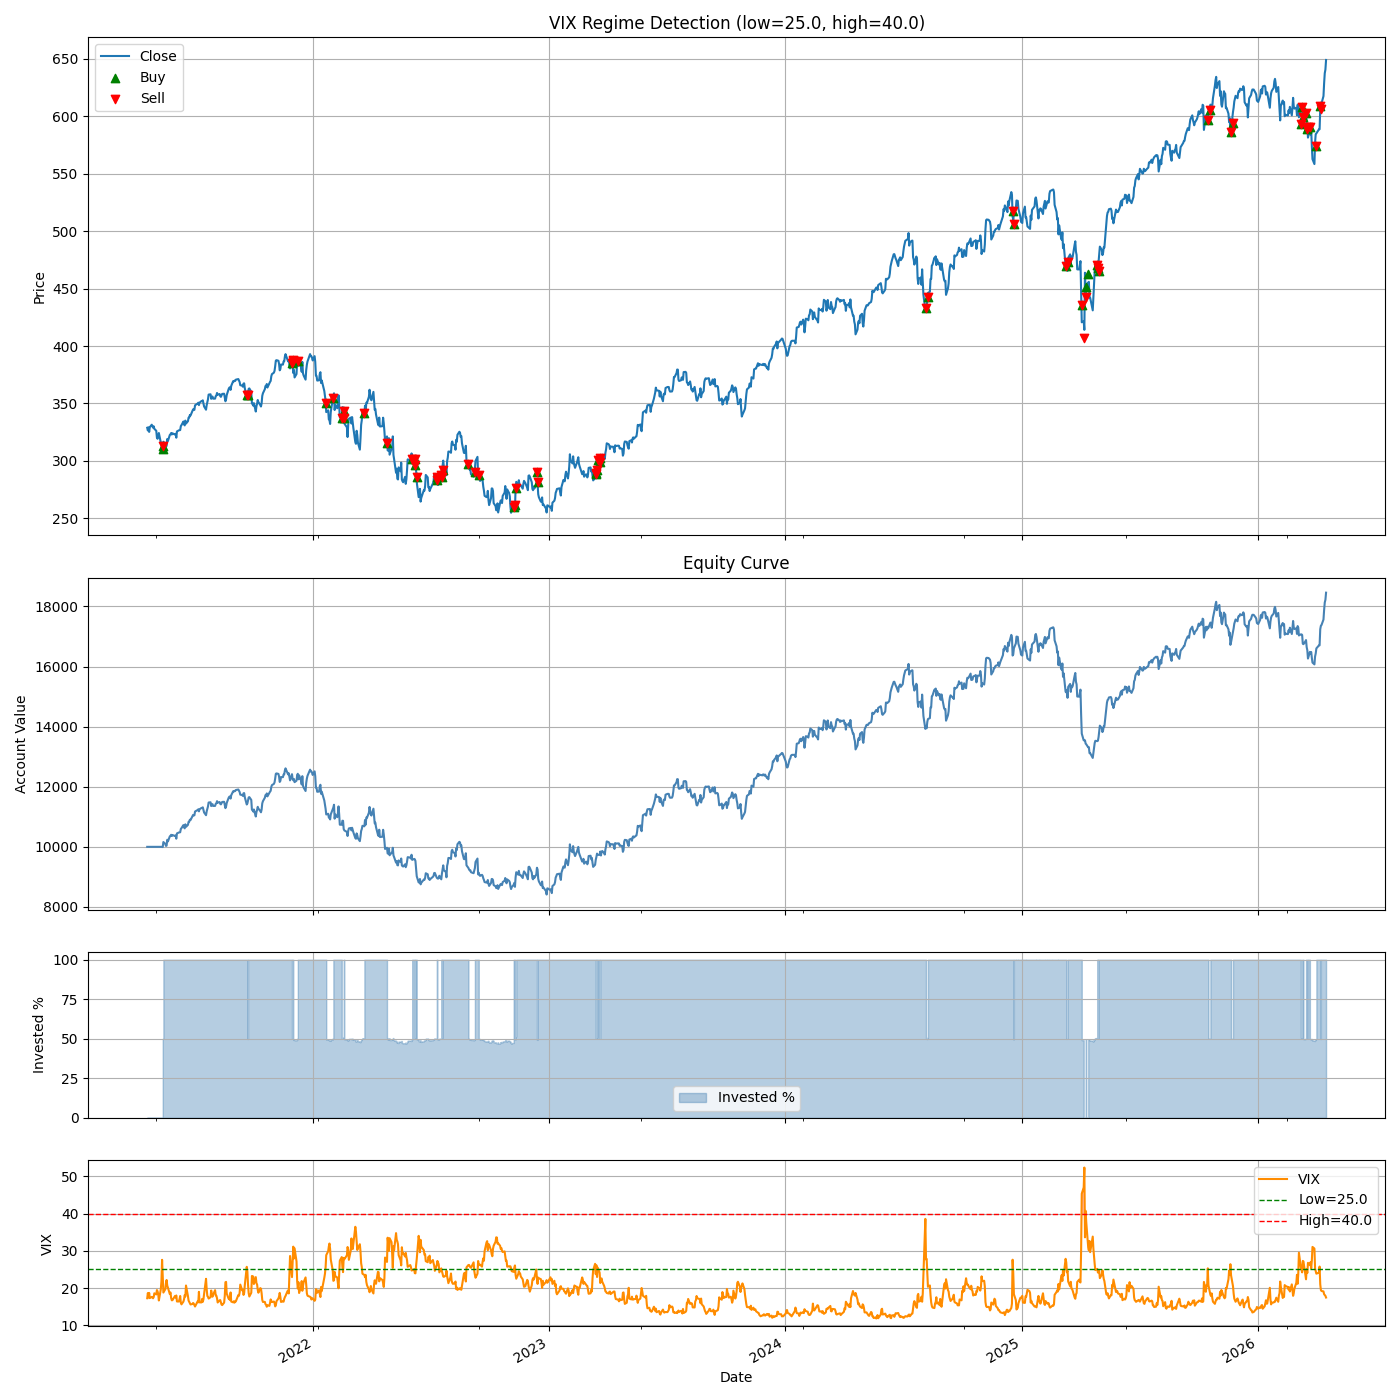

Reproduce this figure in Python.
"""
Backtest QQQ - VIX Regime Detection

Uses CBOE VIX (^VIX) as a market fear gauge to size exposure:
  VIX < vix_low  → 100% invested in QQQ  (calm market)
  VIX > vix_high → 0% cash               (fear/panic)
  Between        → 50% invested           (neutral zone)

Signal evaluated daily. When regime changes, trade at next open.
VIX data downloaded from yfinance as ^VIX.

Grid search: vix_low (15-25), vix_high (25-40)
"""

import os
import pandas as pd
import numpy as np
import yfinance as yf
import matplotlib.pyplot as plt


def fetch_data(ticker='QQQ', period='5y'):
    df = yf.download(ticker, period=period, progress=False)
    df = df.dropna()
    if getattr(df.columns, 'nlevels', 1) > 1:
        df.columns = df.columns.droplevel(1)
    return df


def fetch_vix(period='5y'):
    df = yf.download('^VIX', period=period, progress=False)
    df = df.dropna()
    if getattr(df.columns, 'nlevels', 1) > 1:
        df.columns = df.columns.droplevel(1)
    return df[['Close']].rename(columns={'Close': 'VIX'})


def max_drawdown(equity):
    roll_max = equity.cummax()
    return ((equity - roll_max) / roll_max).min()


def compute_stats(equity_series, initial_capital, closed_trades, df=None):
    trades_df = pd.DataFrame(closed_trades)
    total_return = equity_series.iloc[-1] / initial_capital - 1.0
    years = (equity_series.index[-1] - equity_series.index[0]).days / 365.25
    cagr = (equity_series.iloc[-1] / initial_capital) ** (1 / years) - 1 if years > 0 else np.nan
    if df is not None and years > 0:
        bh_cagr = (float(df['Close'].iloc[-1]) / float(df['Close'].iloc[0])) ** (1 / years) - 1
    else:
        bh_cagr = np.nan
    md = max_drawdown(equity_series)
    if len(trades_df) > 0 and 'pnl' in trades_df.columns:
        win_rate = len(trades_df[trades_df['pnl'] > 0]) / len(trades_df)
        avg_pnl = trades_df['pnl'].mean()
        trade_returns = (trades_df['exit_price'] - trades_df['entry_price']) / trades_df['entry_price']
        avg_trade_return = trade_returns.mean()
        max_trade_gain = trade_returns.max()
        max_trade_drop = trade_returns.min()
    else:
        win_rate = avg_pnl = avg_trade_return = max_trade_gain = max_trade_drop = np.nan
    return {
        'total_return': total_return, 'cagr': cagr, 'bh_cagr': bh_cagr,
        'max_drawdown': md, 'n_trades_closed': len(trades_df),
        'win_rate': win_rate, 'avg_pnl': avg_pnl,
        'avg_trade_return': avg_trade_return,
        'max_trade_gain': max_trade_gain, 'max_trade_drop': max_trade_drop,
        'trades_df': trades_df,
    }


def print_stats(stats, initial_capital, equity_series, vix_low, vix_high, out_paths):
    print('VIX Regime Detection backtest summary:')
    print(f'Initial capital:          {initial_capital:,.2f}')
    print(f'VIX low threshold:        {vix_low}')
    print(f'VIX high threshold:       {vix_high}')
    print(f'Final equity:             {equity_series.iloc[-1]:,.2f}')
    print(f'Total return:             {stats["total_return"]:.2%}')
    print(f'CAGR:                     {stats["cagr"]:.2%}')
    print(f'CAGR buy & hold:          {stats["bh_cagr"]:.2%}' if not pd.isna(stats['bh_cagr']) else 'CAGR buy & hold:          N/A')
    print(f'Max drawdown:             {stats["max_drawdown"]:.2%}')
    print(f'Number of trades:         {stats["n_trades_closed"]}')
    if not pd.isna(stats['win_rate']):
        print(f'Win rate:                 {stats["win_rate"]:.2%}')
        print(f'Average return per trade: {stats["avg_trade_return"]:.2%}')
        print(f'Max gain per trade:       {stats["max_trade_gain"]:.2%}')
        print(f'Max drop per trade:       {stats["max_trade_drop"]:.2%}')
    print(f'Trades CSV:               {out_paths["trades_csv"]}')
    print(f'Plot:                     {out_paths["fig_path"]}')


def save_plots(df, equity_series, invested_list, vix_series, stats, vix_low, vix_high, out_dir):
    trades_df = stats['trades_df'].copy()
    if len(trades_df) > 0:
        trades_df['entry_date'] = pd.to_datetime(trades_df['entry_date'])
        trades_df['exit_date'] = pd.to_datetime(trades_df['exit_date'])

    invested_series = pd.Series(invested_list, index=equity_series.index)

    fig, axes = plt.subplots(4, 1, sharex=True, figsize=(14, 14),
                              gridspec_kw={'height_ratios': [3, 2, 1, 1]})
    ax_price, ax_equity, ax_inv, ax_vix = axes

    df['Close'].plot(ax=ax_price, label='Close')
    if len(trades_df) > 0:
        ax_price.scatter(trades_df['entry_date'], trades_df['entry_price'],
                         marker='^', color='green', label='Buy', zorder=5)
        ax_price.scatter(trades_df['exit_date'], trades_df['exit_price'],
                         marker='v', color='red', label='Sell', zorder=5)
    ax_price.set_title(f'VIX Regime Detection (low={vix_low}, high={vix_high})')
    ax_price.set_ylabel('Price')
    ax_price.legend()
    ax_price.grid(True)

    equity_series.plot(ax=ax_equity, color='steelblue')
    ax_equity.set_title('Equity Curve')
    ax_equity.set_ylabel('Account Value')
    ax_equity.grid(True)

    ax_inv.fill_between(invested_series.index, invested_series.values * 100,
                        step='post', alpha=0.4, color='steelblue', label='Invested %')
    ax_inv.set_ylabel('Invested %')
    ax_inv.set_ylim(0, 105)
    ax_inv.grid(True)
    ax_inv.legend()

    vix_series.plot(ax=ax_vix, color='darkorange', label='VIX')
    ax_vix.axhline(vix_low, color='green', linestyle='--', linewidth=1, label=f'Low={vix_low}')
    ax_vix.axhline(vix_high, color='red', linestyle='--', linewidth=1, label=f'High={vix_high}')
    ax_vix.fill_between(vix_series.index, vix_series.values, vix_high,
                        where=vix_series.values > vix_high, alpha=0.2, color='red')
    ax_vix.set_ylabel('VIX')
    ax_vix.grid(True)
    ax_vix.legend()

    fig.tight_layout()
    out_fig = os.path.join(out_dir, 'backtest_vix_regime.png')
    fig.savefig(out_fig)
    plt.close(fig)
    return out_fig


def run_backtest_vix_regime(ticker='QQQ', period='5y', initial_capital=10000.0,
                             vix_low=20, vix_high=30,
                             verbose=True, df=None, vix_df=None):
    out_dir = os.path.dirname(__file__)
    if df is None:
        df = fetch_data(ticker, period)
        df.index = pd.to_datetime(df.index)
        df = df[['Open', 'High', 'Low', 'Close', 'Volume']]
    if df.empty:
        raise ValueError('No QQQ data returned.')
    df = df.copy()

    if vix_df is None:
        vix_df = fetch_vix(period)
        vix_df.index = pd.to_datetime(vix_df.index)
    vix_df = vix_df.copy()

    combined = df.join(vix_df, how='inner')
    if combined.empty:
        raise ValueError('No overlapping dates between QQQ and VIX data.')
    df = combined[['Open', 'High', 'Low', 'Close', 'Volume']].copy()
    vix_aligned = combined['VIX']

    def target_alloc(vix_val):
        if vix_val < vix_low:
            return 1.0
        elif vix_val > vix_high:
            return 0.0
        return 0.5

    cash = float(initial_capital)
    shares = 0.0
    entry_price = entry_date = entry_idx = None
    prev_target = None

    equity_list, equity_dates, invested_list, closed_trades = [], [], [], []

    for i in range(len(df)):
        date = df.index[i]
        close = float(df['Close'].iat[i])
        vix_val = float(vix_aligned.iat[i])

        pos_value = shares * close
        eq = cash + pos_value
        equity_list.append(eq)
        equity_dates.append(date)
        invested_list.append(pos_value / eq if eq > 0 else 0.0)

        target = target_alloc(vix_val)

        if prev_target is not None and target != prev_target and i + 1 < len(df):
            next_open = float(df['Open'].iat[i + 1])
            next_date = df.index[i + 1]

            # Close existing shares
            if shares > 0 and entry_price is not None:
                proceeds = shares * next_open
                pnl = proceeds - shares * entry_price
                closed_trades.append({
                    'entry_date': entry_date, 'entry_price': entry_price,
                    'exit_date': next_date, 'exit_price': next_open,
                    'shares': shares, 'pnl': pnl, 'held_days': i + 1 - entry_idx,
                })
                cash += proceeds
                shares = 0.0
                entry_price = entry_date = entry_idx = None

            # Open new position at target allocation
            if target > 0:
                invest = target * cash
                shares = invest / next_open
                cash -= shares * next_open
                entry_price = next_open
                entry_date = next_date
                entry_idx = i + 1

        prev_target = target

    equity_series = pd.Series(equity_list, index=equity_dates)
    vix_series = pd.Series(vix_aligned.values, index=df.index)
    stats = compute_stats(equity_series, initial_capital, closed_trades, df=df)

    trades_csv = fig_path = None
    if verbose:
        trades_csv = os.path.join(out_dir, 'trades_detail_vix_regime.csv')
        stats['trades_df'].to_csv(trades_csv, index=False)
        fig_path = save_plots(df, equity_series, invested_list, vix_series,
                               stats, vix_low, vix_high, out_dir)
        print_stats(stats, initial_capital, equity_series, vix_low, vix_high,
                    {'trades_csv': trades_csv, 'fig_path': fig_path})

    def _f(v):
        return round(float(v), 3) if not pd.isna(v) else None

    return {
        'initial_capital': float(initial_capital),
        'final_equity': _f(equity_series.iloc[-1]),
        'total_return': _f(stats['total_return']),
        'cagr': _f(stats['cagr']),
        'bh_cagr': _f(stats['bh_cagr']),
        'max_drawdown': _f(stats['max_drawdown']),
        'n_trades_closed': int(stats['n_trades_closed']),
        'win_rate': _f(stats['win_rate']),
        'avg_trade_return': _f(stats['avg_trade_return']),
        'max_trade_gain': _f(stats['max_trade_gain']),
        'max_trade_drop': _f(stats['max_trade_drop']),
        'fig_path': fig_path,
        'trades_csv': trades_csv,
    }


def grid_search(ticker='QQQ', period='5y', initial_capital=10000.0,
                vix_low_values=(15, 18, 20, 22, 25),
                vix_high_values=(25, 28, 30, 35, 40),
                maximize='cagr'):
    combos = [(l, h) for l in vix_low_values for h in vix_high_values if l < h]
    print(f'Grid search: {len(combos)} combinations...')
    print('Downloading QQQ and VIX data once...')
    raw_df = fetch_data(ticker, period)
    raw_df.index = pd.to_datetime(raw_df.index)
    raw_df = raw_df[['Open', 'High', 'Low', 'Close', 'Volume']]
    raw_vix = fetch_vix(period)
    raw_vix.index = pd.to_datetime(raw_vix.index)
    if raw_df.empty or raw_vix.empty:
        raise ValueError('No data returned.')

    results = []
    for vix_l, vix_h in combos:
        try:
            res = run_backtest_vix_regime(
                initial_capital=initial_capital,
                vix_low=vix_l, vix_high=vix_h,
                verbose=False, df=raw_df, vix_df=raw_vix,
            )
            results.append({
                'vix_low': vix_l, 'vix_high': vix_h,
                'cagr': res['cagr'], 'total_return': res['total_return'],
                'max_drawdown': res['max_drawdown'], 'win_rate': res['win_rate'],
                'n_trades': res['n_trades_closed'],
            })
        except Exception as e:
            print(f'  ERROR vix_low={vix_l}, vix_high={vix_h}: {e}')

    results_df = pd.DataFrame(results).sort_values(maximize, ascending=False).reset_index(drop=True)
    print(f'\nAll results by {maximize}:')
    print(results_df.to_string(index=False))

    out_dir = os.path.dirname(__file__)
    csv_path = os.path.join(out_dir, 'grid_search_results.csv')
    results_df.to_csv(csv_path, index=False)
    print(f'\nFull results saved to: {csv_path}')

    best = results_df.iloc[0]
    print(f'\n--- Best parameters (by {maximize}) ---')
    print(f'  vix_low={best["vix_low"]}, vix_high={best["vix_high"]}')
    print('Running full backtest with best parameters...\n')
    run_backtest_vix_regime(
        initial_capital=initial_capital,
        vix_low=best['vix_low'], vix_high=best['vix_high'],
        verbose=True, df=raw_df, vix_df=raw_vix,
    )
    return results_df


if __name__ == '__main__':
    res = run_backtest_vix_regime(initial_capital=10000.0, vix_low=20, vix_high=30)
    print('\nRESULT:', res)
